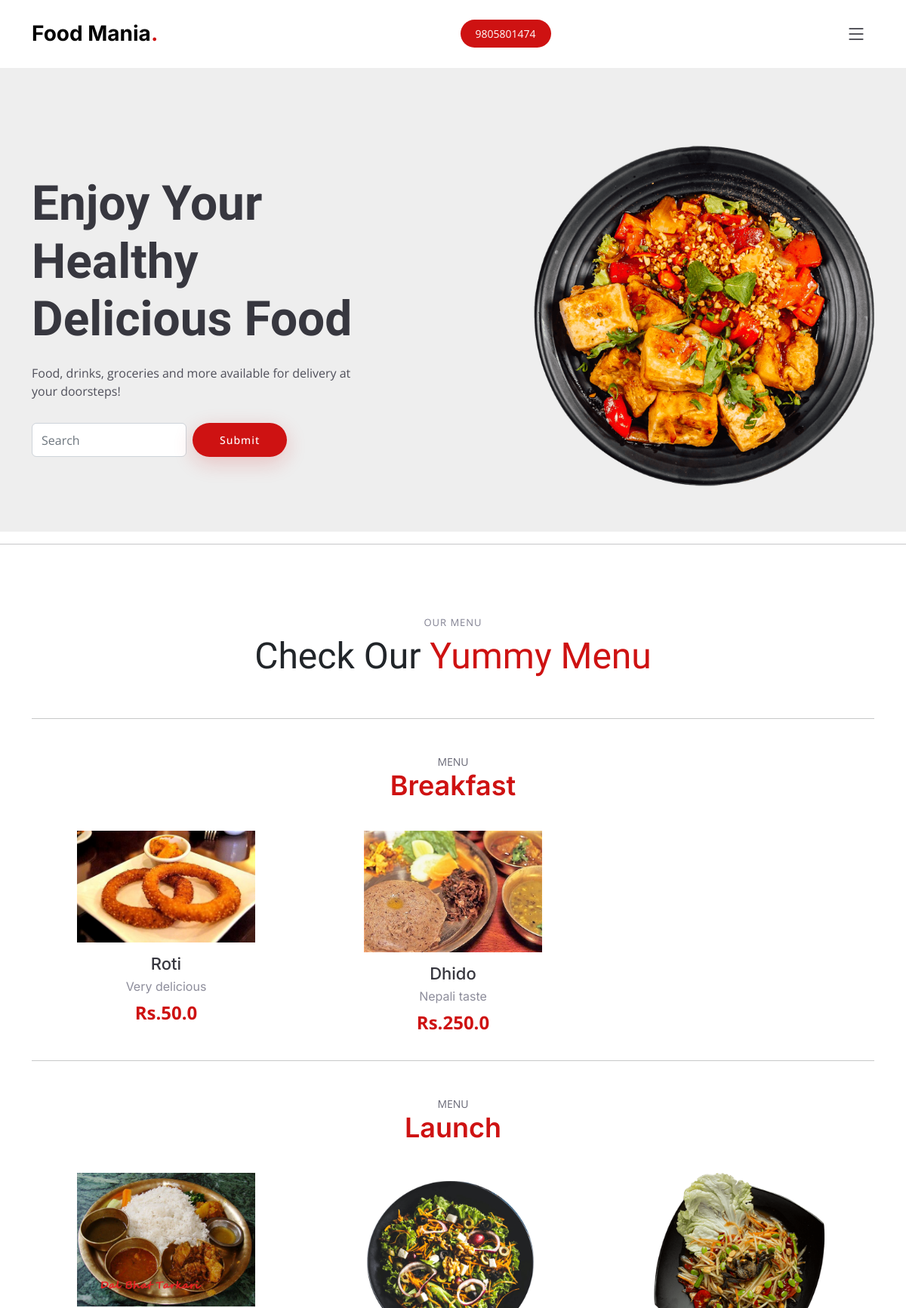
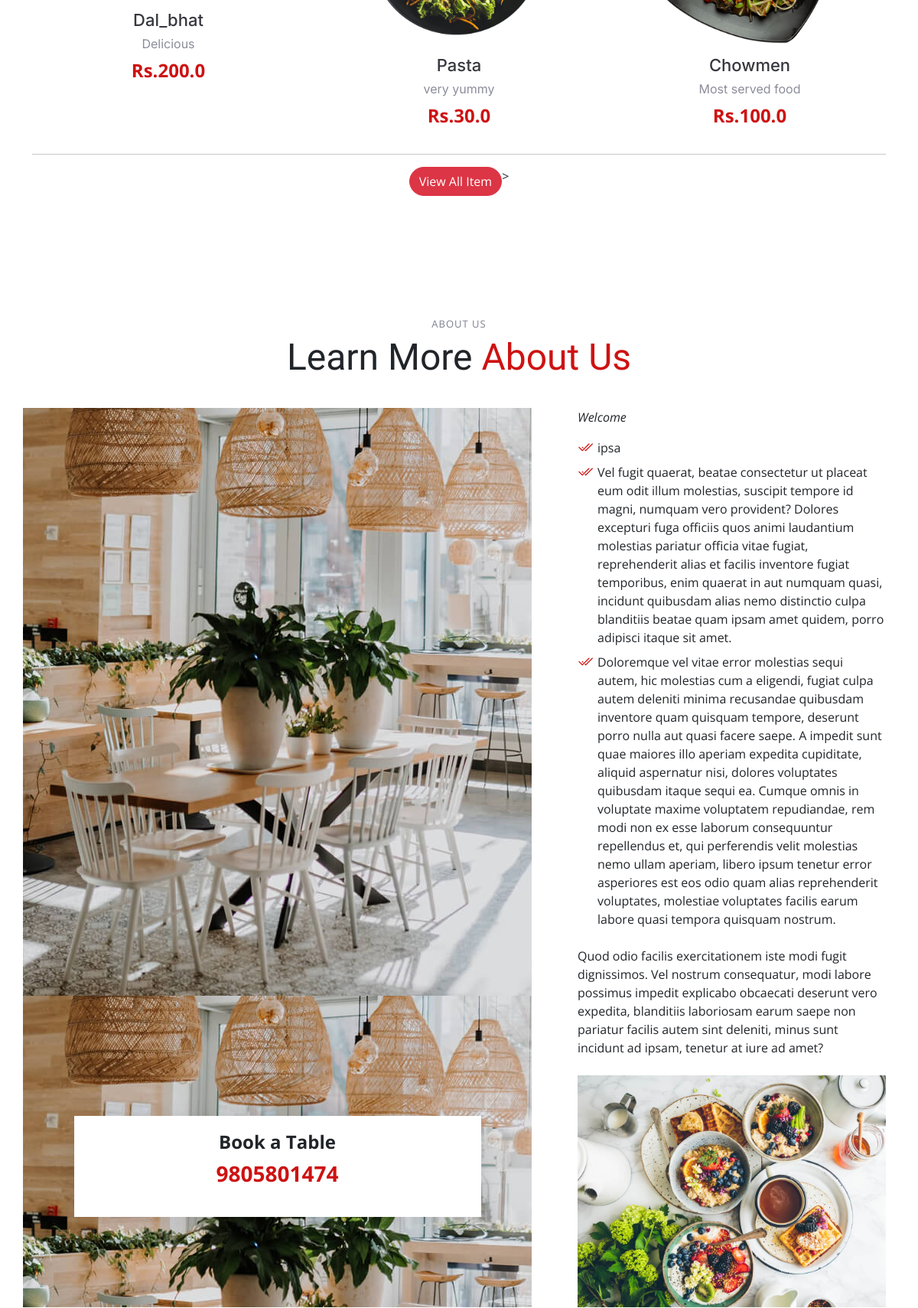
The page / (upper part) on the database its author committed (2 pictures, top to bottom).
### hotel/models.py (models this page shows, shortened)
class MenuItem(models.Model):
    name = models.CharField(max_length=100)
    price = models.FloatField()
    description = models.TextField()
    category = models.ForeignKey('Category', on_delete=models.CASCADE)
    slug = models.SlugField(unique=True)
    image = models.ImageField(upload_to='menuimg')

class Category(models.Model):
    name = models.CharField(max_length=100)
    def __str__(self):
        return self.name

### hotel/views.py (the view)
# urls.py: path('', views.ItemView.as_view(), name='home'),
class ItemView(View):
    def get(self, request):
        allItem = []
        catitem = MenuItem.objects.values('category')
        cats = {item['category'] for item in catitem}
        for cat in cats:
            item = MenuItem.objects.filter(category=cat)
            n = len(item)
            nSlides = n // 4 + math.ceil((n / 4) - (n // 4))
            allItem.append([item, range(1, nSlides), nSlides])
        categories = Category.objects.all()
        context = {
            'allItem': allItem,
            'categories': categories
        }
        return render(request, 'hotel/home.html', context)

### hotel/templates/hotel/home.html (shortened to what this page needs)
{% extends 'hotel/base.html' %}
{% load static %}
{% block main-content %} {% include 'user/hero.html' %}
<hr />
{% include 'user/menu.html' %} {% include 'user/about.html' %}
{% endblock main-content %}

### hotel/templates/user/menu.html (shortened to what this page needs)
{% load static %}
<section id="menu" class="menu">
  <div class="container" data-aos="fade-up">
    <div class="section-header">
      <h2>Our Menu</h2>
      <p>Check Our <span>Yummy Menu</span></p>
    </div>
    <div class="tab-content" data-aos="fade-up" data-aos-delay="300">
      {% for item, range, nSlides in allItem %}
      <hr />
      {% url 'home' as url %}
      <div
        class="tab-pane fade {% if request.path == url %}active {% endif %} show"
        id="{{item.0.category}}"
      >
        <div class="tab-header text-center">
          <p>Menu</p>
          <h3>{{item.0.category}}</h3>
        </div>
        <div class="row gy-5">
          {% for i in item %} {% if forloop.counter <= 3 %}
          <div class="col-lg-4 menu-item">
            <a href="{% url 'item-detail' i.id %}"
              ><img src="{{i.image.url}}" class="menu-img img-fluid" alt=""
            /></a>
            <h4>{{i.name}}</h4>
            <p class="ingredients">{{i.description}}</p>
            <p class="price">Rs.{{i.price}}</p>
          </div>
          {% endif %} {% endfor %}
        </div>
      </div>
      {% endfor %}
      <hr />
    </div>
    <div class="d-flex justify-content-center">
      <a class="btn btn-danger rounded-pill" href="{% url 'menu' %}"
      >View All Item</a
    </div>
    >
  </div>
</section>

### static/assets/css/main.css (style rules this page uses)
:root { --font-default: "Open Sans", system-ui, -apple-system, "Segoe UI", Roboto, "Helvetica Neue", Arial, "Noto Sans", "Liberation Sans", sans-serif, "Apple Color Emoji", "Segoe UI Emoji", "Segoe UI Symbol", "Noto Color Emoji"; --font-primary: "Amatic SC", sans-serif; --font-secondary: "Inter", sans-serif; }
:root { --color-default: #212529; --color-primary: #ce1212; --color-secondary: #37373f; }
:root { scroll-behavior: smooth; }
body { font-family: var(--font-default); color: var(--color-default); }
a { color: var(--color-primary); text-decoration: none; }
h1, h2, h3, h4, h5, h6 { font-family: var(--font-secondary); }
section { overflow: hidden; padding: 80px 0; }
.section-header { text-align: center; padding-bottom: 30px; }
.section-header h2 { font-size: 13px; letter-spacing: 1px; font-weight: 400; margin: 0; padding: 0; color: #7f7f90; text-transform: uppercase; font-family: var(--font-default); }
.section-header p { margin: 0; font-size: 48px; font-weight: 400; font-family: var(--font-primary); }
.section-header p span { color: var(--color-primary); }
section { scroll-margin-top: 90px; }
.menu .tab-content .tab-header { padding: 30px 0; }
.menu .tab-content .tab-header p { font-size: 14px; text-transform: uppercase; color: #676775; margin-bottom: 0; }
.menu .tab-content .tab-header h3 { font-size: 36px; font-weight: 600; color: var(--color-primary); }
.menu .tab-content .menu-item { -moz-text-align-last: center; text-align-last: center; }
.menu .tab-content .menu-item .menu-img { padding: 0 60px; margin-bottom: 15px; }
.menu .tab-content .menu-item h4 { font-size: 22px; font-weight: 500; color: var(--color-secondary); font-family: var(--font-secondary); font-weight: 30px; margin-bottom: 5px; }
.menu .tab-content .menu-item .ingredients { font-family: var(--font-secondary); color: #8d8d9b; margin-bottom: 5px; }
.menu .tab-content .menu-item .price { font-size: 24px; font-weight: 700; color: var(--color-primary); }

### rows shown on the page
MenuItem: category.name "Breakfast", image (picture), name "Roti", description "Very delicious", price "50.0"
MenuItem: image (picture), name "Dhido", description "Nepali taste", price "250.0"
MenuItem: category.name "Launch", image (picture), name "Dal_bhat", description "Delicious", price "200.0"
MenuItem: image (picture), name "Pasta", description "very yummy", price "30.0"
MenuItem: image (picture), name "Chowmen", description "Most served food", price "100.0"
